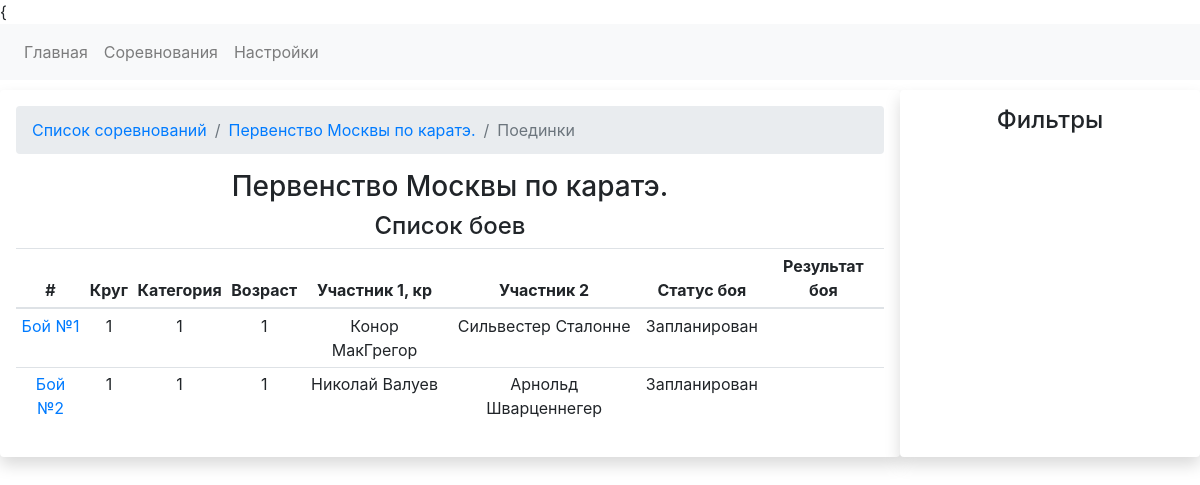
The page /competitions/1/fights on the database as committed earlier.
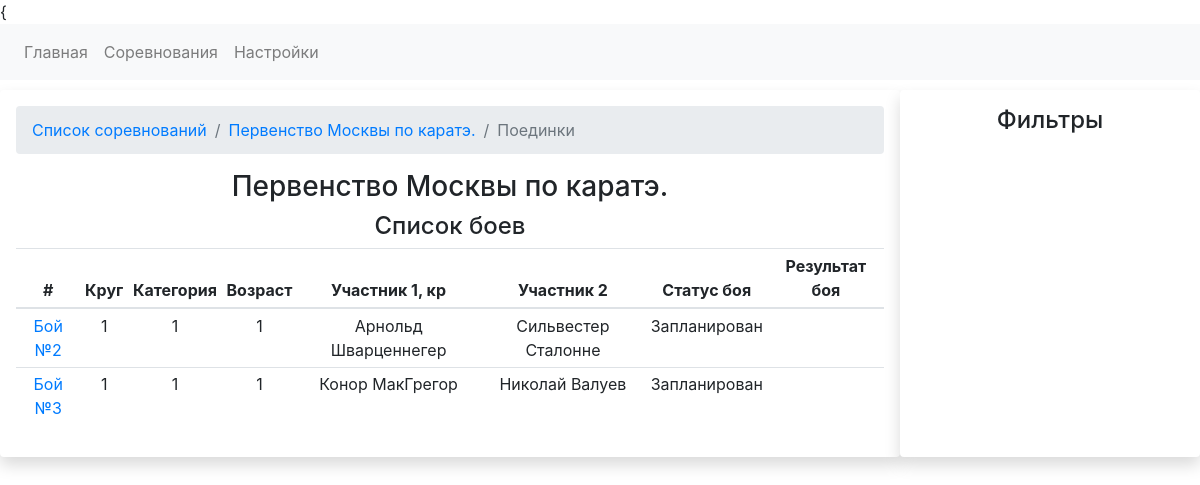
The same page on the database as committed later.
### app.py (models this page shows)
class CompetitionsDB(db.Model):
    competition_id = db.Column(db.Integer, primary_key=True)
    competition_name = db.Column(db.String)
    competition_date_start = db.Column(db.Date, default=datetime.utcnow)
    competition_date_finish = db.Column(db.Date, default=datetime.utcnow)
    competition_city = db.Column(db.String)
    competition_fights = db.relationship('FightsDB', backref='competition', lazy='dynamic')
    registrations = db.relationship('RegistrationDB', backref='competition')

class FightsDB(db.Model):
    fight_id = db.Column(db.Integer, primary_key=True)
    round_number = db.Column(db.String) # номер круга, в котором проводится бой. Текст ,потому что есть полуфинал и финал
    weight_category = db.Column(db.String) # весовая категория, в которой проводится бой
    age_category = db.Column(db.String)  # возрастная категория, в которой проводится бой
    red_fighter_id = db.Column(db.Integer, db.ForeignKey('fightersDB.fighter_id')) # id красного бойца
    blue_fighter_id = db.Column(db.Integer, db.ForeignKey('fightersDB.fighter_id')) # id синего бойца
    fight_status = db.Column(db.String)  # статус боя Запланирован, Завершен
    fight_status_planned = db.Column(db.Boolean)
    red_fighter_score = db.Column(db.Integer) # счет красного бойца
    blue_fighter_score = db.Column(db.Integer) # счет синего бойца
    won_id = db.Column(db.Integer) # результат боя Кто выиграл. Например. ID победителя
    loose_id = db.Column(db.Integer) #  id бойца. который проиграл
    draw_status = db.Column(db.Boolean) # если ничья, то True
    competition_id = db.Column(db.Integer, db.ForeignKey('competitionsDB.competition_id'))

class FightersDB(db.Model):
    fighter_id = db.Column(db.Integer, primary_key=True)
    name = db.Column(db.String)
    last_name = db.Column(db.String)
    fighter_image = db.Column(db.String)
    birthday = db.Column(db.Date, default=datetime.utcnow)
    active_status = db.Column(db.Integer)
    red_fighter = db.relationship('FightsDB', backref='red_fighter', foreign_keys="[FightsDB.red_fighter_id]")
    blue_fighter = db.relationship('FightsDB', backref='blue_fighter', foreign_keys="[FightsDB.blue_fighter_id]")
    registrations = db.relationship('RegistrationDB', backref = 'fighter')

### app.py (the view)
@app.route('/competitions/<int:comp_id>/fights')
def competition_fights_view(comp_id):
    competition_data = CompetitionsDB.query.get(comp_id)
    fights_in_competition = competition_data.competition_fights.all()
    return render_template('fights.html', fights_in_competition = fights_in_competition, competition_data = competition_data)

### templates/fights.html (shortened to what this page needs)
{% extends "base.html" %}
{% block head %}{
<link rel="stylesheet" type="text/css" href="https://cdnjs.cloudflare.com/ajax/libs/twitter-bootstrap/4.5.2/css/bootstrap.css">
<link rel="stylesheet" type="text/css" href="https://cdn.datatables.net/1.10.24/css/dataTables.bootstrap4.min.css">
{% endblock %}
{% block content %}
    <div class="container-fluid" style="margin-top: 10px">
        <div class="row">
            <div class="col-lg-9 shadow p-3 mb-5 bg-white rounded text-center">
                <nav aria-label="breadcrumb">
                      <ol class="breadcrumb">
                        <li class="breadcrumb-item"><a href="{{url_for('competitions')}}">Список соревнований</a></li>
                        <li class="breadcrumb-item"><a href="{{url_for('competition_view', competition_id = competition_data.competition_id)}}">{{ competition_data.competition_name }}</a></li>
                        <li class="breadcrumb-item active" aria-current="page">Поединки</li>
                      </ol>
                </nav>
                <h3>{{ competition_data.competition_name }}</h3>
                <h4>Список боев</h4>
                <table id="fights_table" class="table table-sm table-responsive">
                      <thead>
                        <tr>
                          <th scope="col">#</th>
                          <th scope="col">Круг</th>
                          <th scope="col">Категория</th>
                          <th scope="col">Возраст</th>
                          <th scope="col">Участник 1, кр</th>
                          <th scope="col">Участник 2</th>
                          <th scope="col">Статус боя</th>
                          <th scope="col">Результат боя</th>
                        </tr>
                      </thead>
                      <tbody>
                      {% for fight in fights_in_competition %}
                        <tr>
                          <td>
                              <a href="{{url_for('fight', fight_id = fight.fight_id)}}">
                              Бой №{{ fight.fight_id }}
                              </a>
                          </td>
                          <td>{{ fight.round_number }}</td>
                          <td>{{ fight.weight_category }}</td>
                          <td>{{ fight.age_category }}</td>
                          <td>{{ fight.red_fighter.name +" "+ fight.red_fighter.last_name}}</td>
                          <td>{{ fight.blue_fighter.name +" " + fight.blue_fighter.last_name}}</td>
                          <td>{{fight.fight_status}}</td>
                          <td></td>
                        </tr>
                      {% endfor %}
                      </tbody>
                </table>
            </div>
            <div class="col-lg-3 shadow p-3 mb-5 bg-white rounded">
                    <h4 style="text-align: center">Фильтры</h4>
            </div>
        </div>
    </div>
{% endblock %}

### templates/base.html (shortened to what this page needs)
<!DOCTYPE html>
<html lang="en">
<head>
{% block head %}{% endblock %}
</head>
<body>
    <nav class="navbar navbar-expand-lg navbar-light bg-light">
  <div class="collapse navbar-collapse" id="navbarSupportedContent">
    <ul class="navbar-nav mr-auto">
      <li class="nav-item">
        <a class="nav-link" href="{{url_for('index')}}">Главная</a>
      </li>
      <li class="nav-item">
        <a class="nav-link" href="{{url_for('competitions')}}">Соревнования</a>
      </li>
      <li class="nav-item">
        <a class="nav-link" href="{{url_for('settings_form')}}">Настройки</a>
      </li>
    </ul>
</div>
</nav>
    <div id="content">
        {% block content %}
        {% endblock %}
    </div>
</body>
</html>

Rows that differ between the two databases and show on the page:
removed FightsDB: fight_id "1", round_number "1", weight_category "1", age_category "1", red_fighter "Конор МакГрегор", blue_fighter "Сильвестер Сталонне", fight_status "Запланирован"
changed FightsDB "Арнольд Шварценнегер": red_fighter "Николай Валуев" → "Арнольд Шварценнегер"; blue_fighter "Арнольд Шварценнегер" → "Сильвестер Сталонне"
added FightsDB: fight_id "3", round_number "1", weight_category "1", age_category "1", red_fighter "Конор МакГрегор", blue_fighter "Николай Валуев", fight_status "Запланирован"
